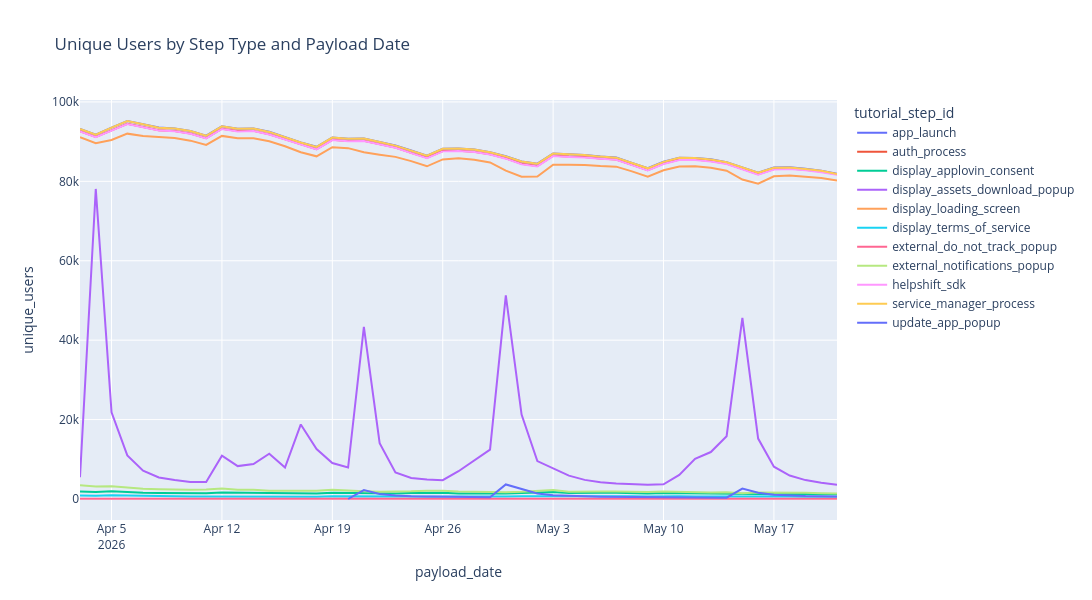

Here is the notebook cell this chart was saved with:
### Code cell
fig = px.line(data_bootstrap_agg, 
              x='payload_date', 
              y='unique_users',
              color='tutorial_step_id',
              title='Unique Users by Step Type and Payload Date',
              width=1200,
              height=600,
              hover_data={'unique_users': True, 'payload_date': True, 'tutorial_step_id': True},
)
fig.show()

### Figure 1 — Plotly figure (JSON) as saved in the notebook; plotly's stock layout.template omitted (floating-point values rounded to 4 significant figures)
{"data": [{"customdata": [["app_launch"], ["app_launch"], ["app_launch"], ["app_launch"], ["app_launch"], ["app_launch"], ["app_launch"], ["app_launch"], ["app_launch"], ["app_launch"], ["app_launch"], ["app_launch"], ["app_launch"], ["app_launch"], ["app_launch"], ["app_launch"], ["app_launch"], ["app_launch"], ["app_launch"], ["app_launch"], ["app_launch"], ["app_launch"], ["app_launch"], ["app_launch"], ["app_launch"], ["app_launch"], ["app_launch"], ["app_launch"], ["app_launch"], ["app_launch"], ["app_launch"], ["app_launch"], ["app_launch"], ["app_launch"], ["app_launch"], ["app_launch"], ["app_launch"], ["app_launch"], ["app_launch"], ["app_launch"], ["app_launch"], ["app_launch"], ["app_launch"], ["app_launch"], ["app_launch"], ["app_launch"], ["app_launch"], ["app_launch"], ["app_launch"]], "hovertemplate": "tutorial_step_id=%{customdata[0]}<br>payload_date=%{x}<br>unique_users=%{y}<extra></extra>", "legendgroup": "app_launch", "line": {"color": "#636efa", "dash": "solid"}, "marker": {"symbol": "circle"}, "mode": "lines", "name": "app_launch", "orientation": "v", "showlegend": true, "type": "scatter", "x": ["2026-04-03", "2026-04-04", "2026-04-05", "2026-04-06", "2026-04-07", "2026-04-08", "2026-04-09", "2026-04-10", "2026-04-11", "2026-04-12", "2026-04-13", "2026-04-14", "2026-04-15", "2026-04-16", "2026-04-17", "2026-04-18", "2026-04-19", "2026-04-20", "2026-04-21", "2026-04-22", "2026-04-23", "2026-04-24", "2026-04-25", "2026-04-26", "2026-04-27", "2026-04-28", "2026-04-29", "2026-04-30", "2026-05-01", "2026-05-02", "2026-05-03", "2026-05-04", "2026-05-05", "2026-05-06", "2026-05-07", "2026-05-08", "2026-05-09", "2026-05-10", "2026-05-11", "2026-05-12", "2026-05-13", "2026-05-14", "2026-05-15", "2026-05-16", "2026-05-17", "2026-05-18", "2026-05-19", "2026-05-20", "2026-05-21"], "xaxis": "x", "y": [93216, 91764, 93537, 95193, 94373, 93535, 93323, 92665, 91484, 93859, 93242, 93322, 92463, 91152, 89789, 88689, 91038, 90711, 90792, 89903, 89005, 87746, 86453, 88210, 88274, 88047, 87353, 86306, 85000, 84439, 87015, 86809, 86662, 86249, 85986, 84643, 83298, 84921, 85932, 85897, 85537, 84837, 83439, 82169, 83467, 83535, 83147, 82665, 81881], "yaxis": "y"}, {"customdata": [["auth_process"], ["auth_process"], ["auth_process"], ["auth_process"], ["auth_process"], ["auth_process"], ["auth_process"], ["auth_process"], ["auth_process"], ["auth_process"], ["auth_process"], ["auth_process"], ["auth_process"], ["auth_process"], ["auth_process"], ["auth_process"], ["auth_process"], ["auth_process"], ["auth_process"], ["auth_process"], ["auth_process"], ["auth_process"], ["auth_process"], ["auth_process"], ["auth_process"], ["auth_process"], ["auth_process"], ["auth_process"], ["auth_process"], ["auth_process"], ["auth_process"], ["auth_process"], ["auth_process"], ["auth_process"], ["auth_process"], ["auth_process"], ["auth_process"], ["auth_process"], ["auth_process"], ["auth_process"], ["auth_process"], ["auth_process"], ["auth_process"], ["auth_process"], ["auth_process"], ["auth_process"], ["auth_process"], ["auth_process"], ["auth_process"]], "hovertemplate": "tutorial_step_id=%{customdata[0]}<br>payload_date=%{x}<br>unique_users=%{y}<extra></extra>", "legendgroup": "auth_process", "line": {"color": "#EF553B", "dash": "solid"}, "marker": {"symbol": "circle"}, "mode": "lines", "name": "auth_process", "orientation": "v", "showlegend": true, "type": "scatter", "x": ["2026-04-03", "2026-04-04", "2026-04-05", "2026-04-06", "2026-04-07", "2026-04-08", "2026-04-09", "2026-04-10", "2026-04-11", "2026-04-12", "2026-04-13", "2026-04-14", "2026-04-15", "2026-04-16", "2026-04-17", "2026-04-18", "2026-04-19", "2026-04-20", "2026-04-21", "2026-04-22", "2026-04-23", "2026-04-24", "2026-04-25", "2026-04-26", "2026-04-27", "2026-04-28", "2026-04-29", "2026-04-30", "2026-05-01", "2026-05-02", "2026-05-03", "2026-05-04", "2026-05-05", "2026-05-06", "2026-05-07", "2026-05-08", "2026-05-09", "2026-05-10", "2026-05-11", "2026-05-12", "2026-05-13", "2026-05-14", "2026-05-15", "2026-05-16", "2026-05-17", "2026-05-18", "2026-05-19", "2026-05-20", "2026-05-21"], "xaxis": "x", "y": [92597, 91153, 92816, 94503, 93687, 92881, 92671, 92034, 90880, 93243, 92649, 92702, 91859, 90588, 89203, 88106, 90461, 90157, 90224, 89336, 88507, 87173, 85927, 87628, 87726, 87473, 86831, 85796, 84416, 83867, 86463, 86240, 86120, 85749, 85490, 84175, 82819, 84456, 85486, 85478, 85116, 84464, 83069, 81793, 83123, 83237, 82907, 82479, 81809], "yaxis": "y"}, {"customdata": [["display_applovin_consent"], ["display_applovin_consent"], ["display_applovin_consent"], ["display_applovin_consent"], ["display_applovin_consent"], ["display_applovin_consent"], ["display_applovin_consent"], ["display_applovin_consent"], ["display_applovin_consent"], ["display_applovin_consent"], ["display_applovin_consent"], ["display_applovin_consent"], ["display_applovin_consent"], ["display_applovin_consent"], ["display_applovin_consent"], ["display_applovin_consent"], ["display_applovin_consent"], ["display_applovin_consent"], ["display_applovin_consent"], ["display_applovin_consent"], ["display_applovin_consent"], ["display_applovin_consent"], ["display_applovin_consent"], ["display_applovin_consent"], ["display_applovin_consent"], ["display_applovin_consent"], ["display_applovin_consent"], ["display_applovin_consent"], ["display_applovin_consent"], ["display_applovin_consent"], ["display_applovin_consent"], ["display_applovin_consent"], ["display_applovin_consent"], ["display_applovin_consent"], ["display_applovin_consent"], ["display_applovin_consent"], ["display_applovin_consent"], ["display_applovin_consent"], ["display_applovin_consent"], ["display_applovin_consent"], ["display_applovin_consent"], ["display_applovin_consent"], ["display_applovin_consent"], ["display_applovin_consent"], ["display_applovin_consent"], ["display_applovin_consent"], ["display_applovin_consent"], ["display_applovin_consent"], ["display_applovin_consent"]], "hovertemplate": "tutorial_step_id=%{customdata[0]}<br>payload_date=%{x}<br>unique_users=%{y}<extra></extra>", "legendgroup": "display_applovin_consent", "line": {"color": "#00cc96", "dash": "solid"}, "marker": {"symbol": "circle"}, "mode": "lines", "name": "display_applovin_consent", "orientation": "v", "showlegend": true, "type": "scatter", "x": ["2026-04-03", "2026-04-04", "2026-04-05", "2026-04-06", "2026-04-07", "2026-04-08", "2026-04-09", "2026-04-10", "2026-04-11", "2026-04-12", "2026-04-13", "2026-04-14", "2026-04-15", "2026-04-16", "2026-04-17", "2026-04-18", "2026-04-19", "2026-04-20", "2026-04-21", "2026-04-22", "2026-04-23", "2026-04-24", "2026-04-25", "2026-04-26", "2026-04-27", "2026-04-28", "2026-04-29", "2026-04-30", "2026-05-01", "2026-05-02", "2026-05-03", "2026-05-04", "2026-05-05", "2026-05-06", "2026-05-07", "2026-05-08", "2026-05-09", "2026-05-10", "2026-05-11", "2026-05-12", "2026-05-13", "2026-05-14", "2026-05-15", "2026-05-16", "2026-05-17", "2026-05-18", "2026-05-19", "2026-05-20", "2026-05-21"], "xaxis": "x", "y": [1894, 1751, 1948, 1717, 1575, 1503, 1499, 1536, 1425, 1643, 1594, 1624, 1397, 1401, 1377, 1409, 1567, 1500, 1419, 1349, 1414, 1509, 1583, 1587, 1399, 1335, 1266, 1367, 1486, 1549, 1763, 1487, 1585, 1596, 1572, 1438, 1406, 1542, 1477, 1463, 1338, 1394, 1222, 1262, 1338, 1254, 1303, 1180, 1187], "yaxis": "y"}, {"customdata": [["display_assets_download_popup"], ["display_assets_download_popup"], ["display_assets_download_popup"], ["display_assets_download_popup"], ["display_assets_download_popup"], ["display_assets_download_popup"], ["display_assets_download_popup"], ["display_assets_download_popup"], ["display_assets_download_popup"], ["display_assets_download_popup"], ["display_assets_download_popup"], ["display_assets_download_popup"], ["display_assets_download_popup"], ["display_assets_download_popup"], ["display_assets_download_popup"], ["display_assets_download_popup"], ["display_assets_download_popup"], ["display_assets_download_popup"], ["display_assets_download_popup"], ["display_assets_download_popup"], ["display_assets_download_popup"], ["display_assets_download_popup"], ["display_assets_download_popup"], ["display_assets_download_popup"], ["display_assets_download_popup"], ["display_assets_download_popup"], ["display_assets_download_popup"], ["display_assets_download_popup"], ["display_assets_download_popup"], ["display_assets_download_popup"], ["display_assets_download_popup"], ["display_assets_download_popup"], ["display_assets_download_popup"], ["display_assets_download_popup"], ["display_assets_download_popup"], ["display_assets_download_popup"], ["display_assets_download_popup"], ["display_assets_download_popup"], ["display_assets_download_popup"], ["display_assets_download_popup"], ["display_assets_download_popup"], ["display_assets_download_popup"], ["display_assets_download_popup"], ["display_assets_download_popup"], ["display_assets_download_popup"], ["display_assets_download_popup"], ["display_assets_download_popup"], ["display_assets_download_popup"], ["display_assets_download_popup"]], "hovertemplate": "tutorial_step_id=%{customdata[0]}<br>payload_date=%{x}<br>unique_users=%{y}<extra></extra>", "legendgroup": "display_assets_download_popup", "line": {"color": "#ab63fa", "dash": "solid"}, "marker": {"symbol": "circle"}, "mode": "lines", "name": "display_assets_download_popup", "orientation": "v", "showlegend": true, "type": "scatter", "x": ["2026-04-03", "2026-04-04", "2026-04-05", "2026-04-06", "2026-04-07", "2026-04-08", "2026-04-09", "2026-04-10", "2026-04-11", "2026-04-12", "2026-04-13", "2026-04-14", "2026-04-15", "2026-04-16", "2026-04-17", "2026-04-18", "2026-04-19", "2026-04-20", "2026-04-21", "2026-04-22", "2026-04-23", "2026-04-24", "2026-04-25", "2026-04-26", "2026-04-27", "2026-04-28", "2026-04-29", "2026-04-30", "2026-05-01", "2026-05-02", "2026-05-03", "2026-05-04", "2026-05-05", "2026-05-06", "2026-05-07", "2026-05-08", "2026-05-09", "2026-05-10", "2026-05-11", "2026-05-12", "2026-05-13", "2026-05-14", "2026-05-15", "2026-05-16", "2026-05-17", "2026-05-18", "2026-05-19", "2026-05-20", "2026-05-21"], "xaxis": "x", "y": [5468, 78083, 21846, 10982, 7146, 5422, 4765, 4304, 4290, 10915, 8287, 8817, 11411, 7929, 18783, 12598, 9047, 7932, 43359, 14041, 6664, 5290, 4934, 4743, 6997, 9746, 12424, 51278, 21257, 9550, 7634, 5887, 4814, 4215, 3885, 3703, 3562, 3712, 6064, 10125, 11827, 15807, 45605, 15214, 8124, 5916, 4762, 4116, 3597], "yaxis": "y"}, {"customdata": [["display_loading_screen"], ["display_loading_screen"], ["display_loading_screen"], ["display_loading_screen"], ["display_loading_screen"], ["display_loading_screen"], ["display_loading_screen"], ["display_loading_screen"], ["display_loading_screen"], ["display_loading_screen"], ["display_loading_screen"], ["display_loading_screen"], ["display_loading_screen"], ["display_loading_screen"], ["display_loading_screen"], ["display_loading_screen"], ["display_loading_screen"], ["display_loading_screen"], ["display_loading_screen"], ["display_loading_screen"], ["display_loading_screen"], ["display_loading_screen"], ["display_loading_screen"], ["display_loading_screen"], ["display_loading_screen"], ["display_loading_screen"], ["display_loading_screen"], ["display_loading_screen"], ["display_loading_screen"], ["display_loading_screen"], ["display_loading_screen"], ["display_loading_screen"], ["display_loading_screen"], ["display_loading_screen"], ["display_loading_screen"], ["display_loading_screen"], ["display_loading_screen"], ["display_loading_screen"], ["display_loading_screen"], ["display_loading_screen"], ["display_loading_screen"], ["display_loading_screen"], ["display_loading_screen"], ["display_loading_screen"], ["display_loading_screen"], ["display_loading_screen"], ["display_loading_screen"], ["display_loading_screen"], ["display_loading_screen"]], "hovertemplate": "tutorial_step_id=%{customdata[0]}<br>payload_date=%{x}<br>unique_users=%{y}<extra></extra>", "legendgroup": "display_loading_screen", "line": {"color": "#FFA15A", "dash": "solid"}, "marker": {"symbol": "circle"}, "mode": "lines", "name": "display_loading_screen", "orientation": "v", "showlegend": true, "type": "scatter", "x": ["2026-04-03", "2026-04-04", "2026-04-05", "2026-04-06", "2026-04-07", "2026-04-08", "2026-04-09", "2026-04-10", "2026-04-11", "2026-04-12", "2026-04-13", "2026-04-14", "2026-04-15", "2026-04-16", "2026-04-17", "2026-04-18", "2026-04-19", "2026-04-20", "2026-04-21", "2026-04-22", "2026-04-23", "2026-04-24", "2026-04-25", "2026-04-26", "2026-04-27", "2026-04-28", "2026-04-29", "2026-04-30", "2026-05-01", "2026-05-02", "2026-05-03", "2026-05-04", "2026-05-05", "2026-05-06", "2026-05-07", "2026-05-08", "2026-05-09", "2026-05-10", "2026-05-11", "2026-05-12", "2026-05-13", "2026-05-14", "2026-05-15", "2026-05-16", "2026-05-17", "2026-05-18", "2026-05-19", "2026-05-20", "2026-05-21"], "xaxis": "x", "y": [91111, 89607, 90421, 92010, 91404, 91111, 90897, 90244, 89156, 91442, 90838, 90822, 90105, 88846, 87322, 86296, 88605, 88358, 87325, 86701, 86160, 85097, 83784, 85528, 85828, 85416, 84760, 82711, 81147, 81196, 84164, 84197, 84127, 83857, 83696, 82508, 81186, 82793, 83756, 83818, 83406, 82689, 80461, 79409, 81253, 81459, 81132, 80817, 80234], "yaxis": "y"}, {"customdata": [["display_terms_of_service"], ["display_terms_of_service"], ["display_terms_of_service"], ["display_terms_of_service"], ["display_terms_of_service"], ["display_terms_of_service"], ["display_terms_of_service"], ["display_terms_of_service"], ["display_terms_of_service"], ["display_terms_of_service"], ["display_terms_of_service"], ["display_terms_of_service"], ["display_terms_of_service"], ["display_terms_of_service"], ["display_terms_of_service"], ["display_terms_of_service"], ["display_terms_of_service"], ["display_terms_of_service"], ["display_terms_of_service"], ["display_terms_of_service"], ["display_terms_of_service"], ["display_terms_of_service"], ["display_terms_of_service"], ["display_terms_of_service"], ["display_terms_of_service"], ["display_terms_of_service"], ["display_terms_of_service"], ["display_terms_of_service"], ["display_terms_of_service"], ["display_terms_of_service"], ["display_terms_of_service"], ["display_terms_of_service"], ["display_terms_of_service"], ["display_terms_of_service"], ["display_terms_of_service"], ["display_terms_of_service"], ["display_terms_of_service"], ["display_terms_of_service"], ["display_terms_of_service"], ["display_terms_of_service"], ["display_terms_of_service"], ["display_terms_of_service"], ["display_terms_of_service"], ["display_terms_of_service"], ["display_terms_of_service"], ["display_terms_of_service"], ["display_terms_of_service"], ["display_terms_of_service"], ["display_terms_of_service"]], "hovertemplate": "tutorial_step_id=%{customdata[0]}<br>payload_date=%{x}<br>unique_users=%{y}<extra></extra>", "legendgroup": "display_terms_of_service", "line": {"color": "#19d3f3", "dash": "solid"}, "marker": {"symbol": "circle"}, "mode": "lines", "name": "display_terms_of_service", "orientation": "v", "showlegend": true, "type": "scatter", "x": ["2026-04-03", "2026-04-04", "2026-04-05", "2026-04-06", "2026-04-07", "2026-04-08", "2026-04-09", "2026-04-10", "2026-04-11", "2026-04-12", "2026-04-13", "2026-04-14", "2026-04-15", "2026-04-16", "2026-04-17", "2026-04-18", "2026-04-19", "2026-04-20", "2026-04-21", "2026-04-22", "2026-04-23", "2026-04-24", "2026-04-25", "2026-04-26", "2026-04-27", "2026-04-28", "2026-04-29", "2026-04-30", "2026-05-01", "2026-05-02", "2026-05-03", "2026-05-04", "2026-05-05", "2026-05-06", "2026-05-07", "2026-05-08", "2026-05-09", "2026-05-10", "2026-05-11", "2026-05-12", "2026-05-13", "2026-05-14", "2026-05-15", "2026-05-16", "2026-05-17", "2026-05-18", "2026-05-19", "2026-05-20", "2026-05-21"], "xaxis": "x", "y": [906, 818, 924, 829, 695, 666, 665, 662, 632, 734, 705, 687, 622, 586, 599, 597, 683, 636, 664, 596, 598, 605, 586, 659, 649, 600, 563, 634, 711, 715, 838, 742, 733, 723, 709, 706, 651, 747, 703, 662, 620, 659, 600, 620, 685, 580, 571, 567, 574], "yaxis": "y"}, {"customdata": [["external_do_not_track_popup"], ["external_do_not_track_popup"], ["external_do_not_track_popup"], ["external_do_not_track_popup"], ["external_do_not_track_popup"], ["external_do_not_track_popup"], ["external_do_not_track_popup"], ["external_do_not_track_popup"], ["external_do_not_track_popup"], ["external_do_not_track_popup"], ["external_do_not_track_popup"], ["external_do_not_track_popup"], ["external_do_not_track_popup"], ["external_do_not_track_popup"], ["external_do_not_track_popup"], ["external_do_not_track_popup"], ["external_do_not_track_popup"], ["external_do_not_track_popup"], ["external_do_not_track_popup"], ["external_do_not_track_popup"], ["external_do_not_track_popup"], ["external_do_not_track_popup"], ["external_do_not_track_popup"], ["external_do_not_track_popup"], ["external_do_not_track_popup"], ["external_do_not_track_popup"], ["external_do_not_track_popup"], ["external_do_not_track_popup"], ["external_do_not_track_popup"], ["external_do_not_track_popup"], ["external_do_not_track_popup"], ["external_do_not_track_popup"], ["external_do_not_track_popup"], ["external_do_not_track_popup"], ["external_do_not_track_popup"], ["external_do_not_track_popup"], ["external_do_not_track_popup"], ["external_do_not_track_popup"], ["external_do_not_track_popup"], ["external_do_not_track_popup"], ["external_do_not_track_popup"], ["external_do_not_track_popup"], ["external_do_not_track_popup"], ["external_do_not_track_popup"], ["external_do_not_track_popup"], ["external_do_not_track_popup"], ["external_do_not_track_popup"], ["external_do_not_track_popup"], ["external_do_not_track_popup"]], "hovertemplate": "tutorial_step_id=%{customdata[0]}<br>payload_date=%{x}<br>unique_users=%{y}<extra></extra>", "legendgroup": "external_do_not_track_popup", "line": {"color": "#FF6692", "dash": "solid"}, "marker": {"symbol": "circle"}, "mode": "lines", "name": "external_do_not_track_popup", "orientation": "v", "showlegend": true, "type": "scatter", "x": ["2026-04-03", "2026-04-04", "2026-04-05", "2026-04-06", "2026-04-07", "2026-04-08", "2026-04-09", "2026-04-10", "2026-04-11", "2026-04-12", "2026-04-13", "2026-04-14", "2026-04-15", "2026-04-16", "2026-04-17", "2026-04-18", "2026-04-19", "2026-04-20", "2026-04-21", "2026-04-22", "2026-04-23", "2026-04-24", "2026-04-25", "2026-04-26", "2026-04-27", "2026-04-28", "2026-04-29", "2026-04-30", "2026-05-01", "2026-05-02", "2026-05-03", "2026-05-04", "2026-05-05", "2026-05-06", "2026-05-07", "2026-05-08", "2026-05-09", "2026-05-10", "2026-05-11", "2026-05-12", "2026-05-13", "2026-05-14", "2026-05-15", "2026-05-16", "2026-05-17", "2026-05-18", "2026-05-19", "2026-05-20", "2026-05-21"], "xaxis": "x", "y": [70, 65, 72, 64, 56, 62, 71, 53, 70, 62, 69, 58, 48, 53, 56, 62, 62, 64, 62, 51, 42, 52, 68, 72, 64, 51, 60, 61, 65, 84, 82, 53, 70, 75, 55, 58, 74, 80, 67, 62, 61, 70, 52, 45, 74, 41, 52, 60, 61], "yaxis": "y"}, {"customdata": [["external_notifications_popup"], ["external_notifications_popup"], ["external_notifications_popup"], ["external_notifications_popup"], ["external_notifications_popup"], ["external_notifications_popup"], ["external_notifications_popup"], ["external_notifications_popup"], ["external_notifications_popup"], ["external_notifications_popup"], ["external_notifications_popup"], ["external_notifications_popup"], ["external_notifications_popup"], ["external_notifications_popup"], ["external_notifications_popup"], ["external_notifications_popup"], ["external_notifications_popup"], ["external_notifications_popup"], ["external_notifications_popup"], ["external_notifications_popup"], ["external_notifications_popup"], ["external_notifications_popup"], ["external_notifications_popup"], ["external_notifications_popup"], ["external_notifications_popup"], ["external_notifications_popup"], ["external_notifications_popup"], ["external_notifications_popup"], ["external_notifications_popup"], ["external_notifications_popup"], ["external_notifications_popup"], ["external_notifications_popup"], ["external_notifications_popup"], ["external_notifications_popup"], ["external_notifications_popup"], ["external_notifications_popup"], ["external_notifications_popup"], ["external_notifications_popup"], ["external_notifications_popup"], ["external_notifications_popup"], ["external_notifications_popup"], ["external_notifications_popup"], ["external_notifications_popup"], ["external_notifications_popup"], ["external_notifications_popup"], ["external_notifications_popup"], ["external_notifications_popup"], ["external_notifications_popup"], ["external_notifications_popup"]], "hovertemplate": "tutorial_step_id=%{customdata[0]}<br>payload_date=%{x}<br>unique_users=%{y}<extra></extra>", "legendgroup": "external_notifications_popup", "line": {"color": "#B6E880", "dash": "solid"}, "marker": {"symbol": "circle"}, "mode": "lines", "name": "external_notifications_popup", "orientation": "v", "showlegend": true, "type": "scatter", "x": ["2026-04-03", "2026-04-04", "2026-04-05", "2026-04-06", "2026-04-07", "2026-04-08", "2026-04-09", "2026-04-10", "2026-04-11", "2026-04-12", "2026-04-13", "2026-04-14", "2026-04-15", "2026-04-16", "2026-04-17", "2026-04-18", "2026-04-19", "2026-04-20", "2026-04-21", "2026-04-22", "2026-04-23", "2026-04-24", "2026-04-25", "2026-04-26", "2026-04-27", "2026-04-28", "2026-04-29", "2026-04-30", "2026-05-01", "2026-05-02", "2026-05-03", "2026-05-04", "2026-05-05", "2026-05-06", "2026-05-07", "2026-05-08", "2026-05-09", "2026-05-10", "2026-05-11", "2026-05-12", "2026-05-13", "2026-05-14", "2026-05-15", "2026-05-16", "2026-05-17", "2026-05-18", "2026-05-19", "2026-05-20", "2026-05-21"], "xaxis": "x", "y": [3434, 3134, 3241, 2868, 2554, 2484, 2372, 2310, 2387, 2623, 2343, 2309, 2051, 2002, 1972, 2070, 2309, 2074, 1933, 1856, 1850, 1964, 2109, 2109, 1902, 1789, 1697, 1719, 1837, 1957, 2266, 1842, 1944, 1869, 1881, 1782, 1780, 1912, 1764, 1747, 1646, 1690, 1477, 1632, 1671, 1529, 1588, 1463, 1406], "yaxis": "y"}, {"customdata": [["helpshift_sdk"], ["helpshift_sdk"], ["helpshift_sdk"], ["helpshift_sdk"], ["helpshift_sdk"], ["helpshift_sdk"], ["helpshift_sdk"], ["helpshift_sdk"], ["helpshift_sdk"], ["helpshift_sdk"], ["helpshift_sdk"], ["helpshift_sdk"], ["helpshift_sdk"], ["helpshift_sdk"], ["helpshift_sdk"], ["helpshift_sdk"], ["helpshift_sdk"], ["helpshift_sdk"], ["helpshift_sdk"], ["helpshift_sdk"], ["helpshift_sdk"], ["helpshift_sdk"], ["helpshift_sdk"], ["helpshift_sdk"], ["helpshift_sdk"], ["helpshift_sdk"], ["helpshift_sdk"], ["helpshift_sdk"], ["helpshift_sdk"], ["helpshift_sdk"], ["helpshift_sdk"], ["helpshift_sdk"], ["helpshift_sdk"], ["helpshift_sdk"], ["helpshift_sdk"], ["helpshift_sdk"], ["helpshift_sdk"], ["helpshift_sdk"], ["helpshift_sdk"], ["helpshift_sdk"], ["helpshift_sdk"], ["helpshift_sdk"], ["helpshift_sdk"], ["helpshift_sdk"], ["helpshift_sdk"], ["helpshift_sdk"], ["helpshift_sdk"], ["helpshift_sdk"], ["helpshift_sdk"]], "hovertemplate": "tutorial_step_id=%{customdata[0]}<br>payload_date=%{x}<br>unique_users=%{y}<extra></extra>", "legendgroup": "helpshift_sdk", "line": {"color": "#FF97FF", "dash": "solid"}, "marker": {"symbol": "circle"}, "mode": "lines", "name": "helpshift_sdk", "orientation": "v", "showlegend": true, "type": "scatter", "x": ["2026-04-03", "2026-04-04", "2026-04-05", "2026-04-06", "2026-04-07", "2026-04-08", "2026-04-09", "2026-04-10", "2026-04-11", "2026-04-12", "2026-04-13", "2026-04-14", "2026-04-15", "2026-04-16", "2026-04-17", "2026-04-18", "2026-04-19", "2026-04-20", "2026-04-21", "2026-04-22", "2026-04-23", "2026-04-24", "2026-04-25", "2026-04-26", "2026-04-27", "2026-04-28", "2026-04-29", "2026-04-30", "2026-05-01", "2026-05-02", "2026-05-03", "2026-05-04", "2026-05-05", "2026-05-06", "2026-05-07", "2026-05-08", "2026-05-09", "2026-05-10", "2026-05-11", "2026-05-12", "2026-05-13", "2026-05-14", "2026-05-15", "2026-05-16", "2026-05-17", "2026-05-18", "2026-05-19", "2026-05-20", "2026-05-21"], "xaxis": "x", "y": [92562, 91115, 92778, 94440, 93626, 92821, 92610, 91963, 90812, 93181, 92574, 92649, 91796, 90528, 89145, 88053, 90388, 90090, 90163, 89246, 88434, 87097, 85847, 87544, 87648, 87371, 86750, 85709, 84298, 83759, 86370, 86150, 86012, 85661, 85410, 84091, 82723, 84349, 85388, 85372, 85019, 84347, 82943, 81664, 82992, 83112, 82762, 82302, 81626], "yaxis": "y"}, {"customdata": [["service_manager_process"], ["service_manager_process"], ["service_manager_process"], ["service_manager_process"], ["service_manager_process"], ["service_manager_process"], ["service_manager_process"], ["service_manager_process"], ["service_manager_process"], ["service_manager_process"], ["service_manager_process"], ["service_manager_process"], ["service_manager_process"], ["service_manager_process"], ["service_manager_process"], ["service_manager_process"], ["service_manager_process"], ["service_manager_process"], ["service_manager_process"], ["service_manager_process"], ["service_manager_process"], ["service_manager_process"], ["service_manager_process"], ["service_manager_process"], ["service_manager_process"], ["service_manager_process"], ["service_manager_process"], ["service_manager_process"], ["service_manager_process"], ["service_manager_process"], ["service_manager_process"], ["service_manager_process"], ["service_manager_process"], ["service_manager_process"], ["service_manager_process"], ["service_manager_process"], ["service_manager_process"], ["service_manager_process"], ["service_manager_process"], ["service_manager_process"], ["service_manager_process"], ["service_manager_process"], ["service_manager_process"], ["service_manager_process"], ["service_manager_process"], ["service_manager_process"], ["service_manager_process"], ["service_manager_process"], ["service_manager_process"]], "hovertemplate": "tutorial_step_id=%{customdata[0]}<br>payload_date=%{x}<br>unique_users=%{y}<extra></extra>", "legendgroup": "service_manager_process", "line": {"color": "#FECB52", "dash": "solid"}, "marker": {"symbol": "circle"}, "mode": "lines", "name": "service_manager_process", "orientation": "v", "showlegend": true, "type": "scatter", "x": ["2026-04-03", "2026-04-04", "2026-04-05", "2026-04-06", "2026-04-07", "2026-04-08", "2026-04-09", "2026-04-10", "2026-04-11", "2026-04-12", "2026-04-13", "2026-04-14", "2026-04-15", "2026-04-16", "2026-04-17", "2026-04-18", "2026-04-19", "2026-04-20", "2026-04-21", "2026-04-22", "2026-04-23", "2026-04-24", "2026-04-25", "2026-04-26", "2026-04-27", "2026-04-28", "2026-04-29", "2026-04-30", "2026-05-01", "2026-05-02", "2026-05-03", "2026-05-04", "2026-05-05", "2026-05-06", "2026-05-07", "2026-05-08", "2026-05-09", "2026-05-10", "2026-05-11", "2026-05-12", "2026-05-13", "2026-05-14", "2026-05-15", "2026-05-16", "2026-05-17", "2026-05-18", "2026-05-19", "2026-05-20", "2026-05-21"], "xaxis": "x", "y": [93208, 91759, 93521, 95170, 94363, 93517, 93315, 92652, 91468, 93846, 93226, 93313, 92444, 91136, 89769, 88680, 91028, 90692, 90771, 89886, 88994, 87728, 86434, 88193, 88256, 88031, 87329, 86287, 84980, 84419, 86998, 86790, 86642, 86224, 85968, 84620, 83277, 84893, 85912, 85880, 85519, 84819, 83411, 82145, 83436, 83508, 83121, 82646, 81863], "yaxis": "y"}, {"customdata": [["update_app_popup"], ["update_app_popup"], ["update_app_popup"], ["update_app_popup"], ["update_app_popup"], ["update_app_popup"], ["update_app_popup"], ["update_app_popup"], ["update_app_popup"], ["update_app_popup"], ["update_app_popup"], ["update_app_popup"], ["update_app_popup"], ["update_app_popup"], ["update_app_popup"], ["update_app_popup"], ["update_app_popup"], ["update_app_popup"], ["update_app_popup"], ["update_app_popup"], ["update_app_popup"], ["update_app_popup"], ["update_app_popup"], ["update_app_popup"], ["update_app_popup"], ["update_app_popup"], ["update_app_popup"], ["update_app_popup"], ["update_app_popup"], ["update_app_popup"], ["update_app_popup"], ["update_app_popup"]], "hovertemplate": "tutorial_step_id=%{customdata[0]}<br>payload_date=%{x}<br>unique_users=%{y}<extra></extra>", "legendgroup": "update_app_popup", "line": {"color": "#636efa", "dash": "solid"}, "marker": {"symbol": "circle"}, "mode": "lines", "name": "update_app_popup", "orientation": "v", "showlegend": true, "type": "scatter", "x": ["2026-04-20", "2026-04-21", "2026-04-22", "2026-04-23", "2026-04-24", "2026-04-25", "2026-04-26", "2026-04-27", "2026-04-28", "2026-04-29", "2026-04-30", "2026-05-01", "2026-05-02", "2026-05-03", "2026-05-04", "2026-05-05", "2026-05-06", "2026-05-07", "2026-05-08", "2026-05-09", "2026-05-10", "2026-05-11", "2026-05-12", "2026-05-13", "2026-05-14", "2026-05-15", "2026-05-16", "2026-05-17", "2026-05-18", "2026-05-19", "2026-05-20", "2026-05-21"], "xaxis": "x", "y": [1, 2264, 1272, 873, 697, 605, 545, 520, 449, 426, 3666, 2603, 1376, 919, 737, 664, 593, 542, 509, 472, 422, 415, 388, 369, 333, 2639, 1563, 1068, 845, 738, 699, 608], "yaxis": "y"}], "layout": {"height": 600, "legend": {"title": {"text": "tutorial_step_id"}, "tracegroupgap": 0}, "title": {"text": "Unique Users by Step Type and Payload Date"}, "width": 1200, "xaxis": {"anchor": "y", "domain": [0, 1], "title": {"text": "payload_date"}}, "yaxis": {"anchor": "x", "domain": [0, 1], "title": {"text": "unique_users"}}}}
